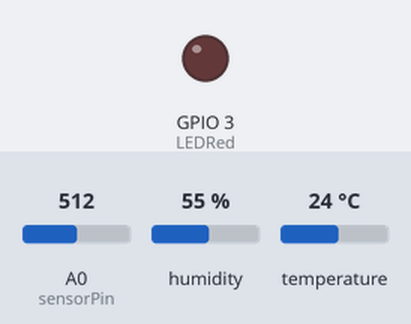
Bench run of a program on a simulated ESP8266 (NodeMCU). Parts: output pins drawn as LEDs (lit = HIGH). The inputs (shaded band) are chosen by the test bench; at power-on: A0 (sensorPin) = 512, humidity 55 %, temperature 24 °C. What the program prints to the serial monitor is not drawn.

Above: at 1.5 s.
1.6 s: A0 (sensorPin) set to 783
10.6 s: A0 (sensorPin) set to 819
At 13.7 s:
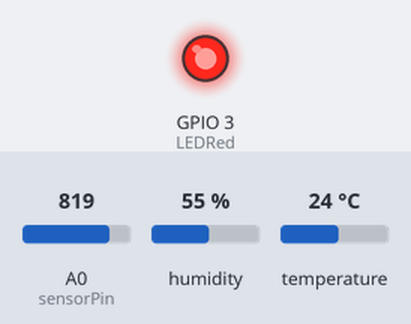
19.6 s: A0 (sensorPin) set to 790
At 25.5 s:
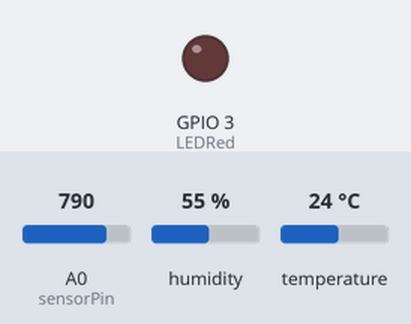
28.6 s: A0 (sensorPin) set to 810
At 31.4 s:
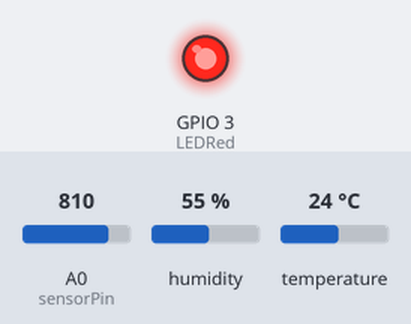
Timing chart, 0 to 32.9 s (numbered marks = the images above; inputs shaded):
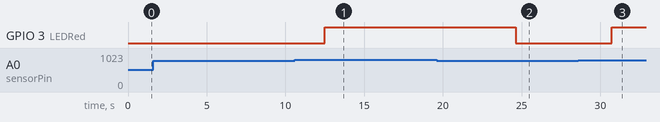

The program:

main.cpp
```cpp
#include <Arduino.h>

// DHT Temperature & Humidity Sensor
// Unified Sensor Library Example
// Written by Tony DiCola for Adafruit Industries
// Released under an MIT license.

// REQUIRES the following Arduino libraries:
// - DHT Sensor Library: https://github.com/adafruit/DHT-sensor-library
// - Adafruit Unified Sensor Lib: https://github.com/adafruit/Adafruit_Sensor

#include <Adafruit_Sensor.h>
#include <DHT.h>
#include <DHT_U.h>

#define DHTPIN 2     // Digital pin connected to the DHT sensor
// Feather HUZZAH ESP8266 note: use pins 3, 4, 5, 12, 13 or 14 --
// Pin 15 can work but DHT must be disconnected during program upload.

#define sensorPin A0
#define LEDRed  3

// Uncomment the type of sensor in use:
#define DHTTYPE    DHT11     // DHT 11
//#define DHTTYPE    DHT22     // DHT 22 (AM2302)
//#define DHTTYPE    DHT21     // DHT 21 (AM2301)

// See guide for details on sensor wiring and usage:
//   https://learn.adafruit.com/dht/overview

DHT_Unified dht(DHTPIN, DHTTYPE);

uint32_t delayMS;

void setup() {
  Serial.begin(9600);
  pinMode(LEDRed, OUTPUT);
  pinMode(sensorPin,INPUT);
  // Initialize device.
  dht.begin();
  Serial.println(F("DHTxx Unified Sensor Example"));
  // Print temperature sensor details.
  sensor_t sensor;
  dht.temperature().getSensor(&sensor);
  Serial.println(F("------------------------------------"));
  Serial.println(F("Temperature Sensor"));
  Serial.print  (F("Sensor Type: ")); Serial.println(sensor.name);
  Serial.print  (F("Driver Ver:  ")); Serial.println(sensor.version);
  Serial.print  (F("Unique ID:   ")); Serial.println(sensor.sensor_id);
  Serial.print  (F("Max Value:   ")); Serial.print(sensor.max_value); Serial.println(F("°C"));
  Serial.print  (F("Min Value:   ")); Serial.print(sensor.min_value); Serial.println(F("°C"));
  Serial.print  (F("Resolution:  ")); Serial.print(sensor.resolution); Serial.println(F("°C"));
  Serial.println(F("------------------------------------"));
  // Print humidity sensor details.
  dht.humidity().getSensor(&sensor);
  Serial.println(F("Humidity Sensor"));
  Serial.print  (F("Sensor Type: ")); Serial.println(sensor.name);
  Serial.print  (F("Driver Ver:  ")); Serial.println(sensor.version);
  Serial.print  (F("Unique ID:   ")); Serial.println(sensor.sensor_id);
  Serial.print  (F("Max Value:   ")); Serial.print(sensor.max_value); Serial.println(F("%"));
  Serial.print  (F("Min Value:   ")); Serial.print(sensor.min_value); Serial.println(F("%"));
  Serial.print  (F("Resolution:  ")); Serial.print(sensor.resolution); Serial.println(F("%"));
  Serial.println(F("------------------------------------"));
  // Set delay between sensor readings based on sensor details.
  delayMS = sensor.min_delay / 1000 * 3;
}

void loop() {
  // Delay between measurements.
  delay(delayMS);
  // Get temperature event and print its value.
  sensors_event_t event;
  dht.temperature().getEvent(&event);
  if (isnan(event.temperature)) {
    Serial.println(F("Error reading temperature!"));
  }
  else {
    Serial.print(F("Temperature: "));
    Serial.print(event.temperature);
    Serial.println(F("°C"));
  }
  // Get humidity event and print its value.
  dht.humidity().getEvent(&event);
  if (isnan(event.relative_humidity)) {
    Serial.println(F("Error reading humidity!"));
  }
  else {
    Serial.print(F("Humidity: "));
    Serial.print(event.relative_humidity);
    Serial.println(F("%"));
  }
  //-------------------------//
  Serial.println(F("-------------------------"));
  // MHSsensor
  int moist;
  moist = analogRead(sensorPin);
  Serial.printf("現在檢測土壤溼度為: %d\n",moist);
  Serial.println(F("-------------------------"));


  // 乾燥程度大於 800 時，亮燈
  if (moist > 800) {
       digitalWrite(LEDRed, HIGH); }
  else {
      digitalWrite(LEDRed, LOW);  }
}
```

Measured:
- the behaviour switches between 800 and 801 on A0 (sensorPin) (found by bisection; images 0 and 1)
- after the input at 1.6 s, every drawn part: stays the same
- after the input at 10.6 s, GPIO 3 (LEDRed): LOW → HIGH after 1.9 s
- after the input at 19.6 s, GPIO 3 (LEDRed): HIGH → LOW after 5.0 s
- after the input at 28.6 s, GPIO 3 (LEDRed): LOW → HIGH after 2.1 s
